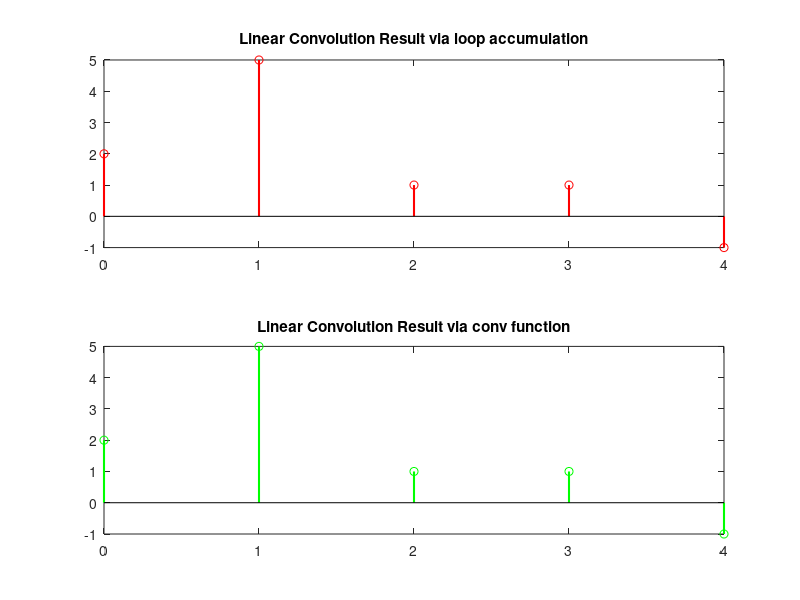

This figure's MATLAB source:
% performing linear convolution of finite duratiom

clear all
clc

n=-12:1:12;
len_n=length(n);

h_n=[1 2 -1];
g_n=[2 1 1 ];

l1=length(h_n);
l2=length(g_n);
l3=l2+l1-1;

h1=[h_n zeros(1,l2)];
g1=[g_n zeros(1,l1)];
y=zeros(1,l3);

%doing covolution manually via loop
for i=1:l3
    y(i)=0;
    for j=1:l1
        if (i-j+1>0)
            
            y(i)=y(i)+h1(j)*g1(i-j+1);
        end
    end
    n2(i)=i-1;
end


%using conv command
y1=conv(h_n,g_n);

subplot(2,1,1),stem(n2,y, 'r', 'LineWidth', 1.5);
title('Linear Convolution Result via loop accumulation');
subplot(2,1,2),stem(n2,y1, 'g', 'LineWidth', 1.5);
title('Linear Convolution Result via conv function');


